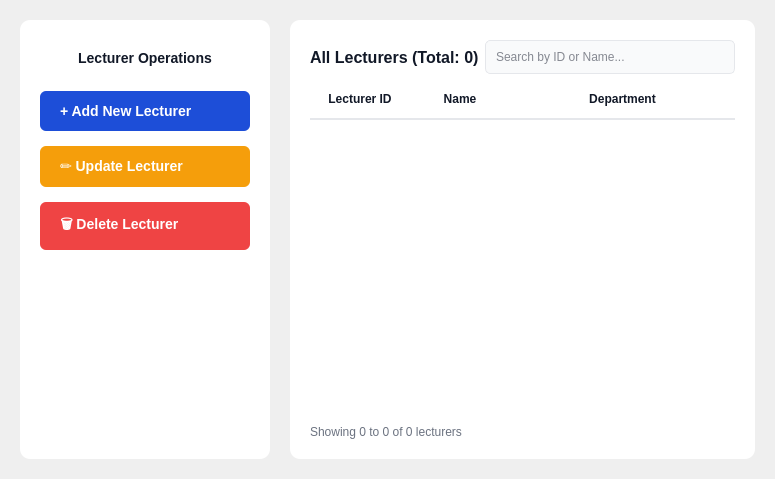
   <widget class="QWidget" name="LecturerPage">
    <property name="styleSheet">
     <string>QWidget#LecturerPage { background-color: #f5f7fb; }</string>
    </property>
    <layout class="QHBoxLayout" name="horizontalLayout_Main_Lecturers">
     <property name="spacing">
      <number>20</number>
     </property>
     <property name="leftMargin">
      <number>20</number>
     </property>
     <property name="topMargin">
      <number>20</number>
     </property>
     <property name="rightMargin">
      <number>20</number>
     </property>
     <property name="bottomMargin">
      <number>20</number>
     </property>
     <item>
      <widget class="QFrame" name="frame_Operations_Lecturer">
       <property name="minimumSize">
        <size>
         <width>250</width>
         <height>0</height>
        </size>
       </property>
       <property name="maximumSize">
        <size>
         <width>250</width>
         <height>16777215</height>
        </size>
       </property>
       <property name="styleSheet">
        <string>
         QFrame#frame_Operations_Lecturer {
             background-color: white;
             border-radius: 10px;
         }
         QPushButton {
             color: white;
             font-weight: bold;
             font-size: 14px;
             border-radius: 6px;
             padding: 12px;
             text-align: left;
             padding-left: 20px;
         }
         QPushButton#btn_addLecturer { background-color: #1d4ed8; }
         QPushButton#btn_addLecturer:hover { background-color: #1e40af; }
         
         QPushButton#btn_updateLecturer { background-color: #f59e0b; }
         QPushButton#btn_updateLecturer:hover { background-color: #d97706; }
         
         QPushButton#btn_deleteLecturer { background-color: #ef4444; }
         QPushButton#btn_deleteLecturer:hover { background-color: #dc2626; }
        </string>
       </property>
       <layout class="QVBoxLayout" name="verticalLayout_Ops_Lec">
        <property name="spacing">
         <number>15</number>
        </property>
        <property name="leftMargin">
         <number>20</number>
        </property>
        <property name="topMargin">
         <number>30</number>
        </property>
        <property name="rightMargin">
         <number>20</number>
        </property>
        <item>
         <widget class="QLabel" name="label_OpsTitle_Lec">
          <property name="styleSheet">
           <string>font-weight: bold; font-size: 14px; color: #111827;</string>
          </property>
          <property name="text">
           <string>Lecturer Operations</string>
          </property>
          <property name="alignment">
           <set>Qt::AlignmentFlag::AlignCenter</set>
          </property>
         </widget>
        </item>
        <item>
         <spacer name="verticalSpacer_small_lec">
          <property name="orientation">
           <enum>Qt::Orientation::Vertical</enum>
          </property>
          <property name="sizeHint" stdset="0">
           <size>
            <width>20</width>
            <height>10</height>
           </size>
          </property>
         </spacer>
        </item>
        <item>
         <widget class="QPushButton" name="btn_addLecturer">
          <property name="text">
           <string>+ Add New Lecturer</string>
          </property>
         </widget>
        </item>
        <item>
         <widget class="QPushButton" name="btn_updateLecturer">
          <property name="text">
           <string>✏️ Update Lecturer</string>
          </property>
         </widget>
        </item>
        <item>
         <widget class="QPushButton" name="btn_deleteLecturer">
          <property name="text">
           <string>🗑️ Delete Lecturer</string>
          </property>
         </widget>
        </item>
        <item>
         <spacer name="verticalSpacer_large_lec">
          <property name="orientation">
           <enum>Qt::Orientation::Vertical</enum>
          </property>
          <property name="sizeHint" stdset="0">
           <size>
            <width>20</width>
            <height>200</height>
           </size>
          </property>
         </spacer>
        </item>
       </layout>
      </widget>
     </item>
     <item>
      <widget class="QFrame" name="frame_Data_Lecturer">
       <property name="styleSheet">
        <string>
         QFrame#frame_Data_Lecturer {
             background-color: white;
             border-radius: 10px;
         }
         QLineEdit {
             padding: 8px;
             border: 1px solid #e5e7eb;
             border-radius: 5px;
             background-color: #f9fafb;
             color: #111827;
         }
        </string>
       </property>
       <layout class="QVBoxLayout" name="verticalLayout_Data_Lec">
        <property name="leftMargin">
         <number>20</number>
        </property>
        <property name="topMargin">
         <number>20</number>
        </property>
        <property name="rightMargin">
         <number>20</number>
        </property>
        <property name="bottomMargin">
         <number>20</number>
        </property>
        <item>
         <layout class="QHBoxLayout" name="horizontalLayout_TopBar_Lec">
          <item>
           <widget class="QLabel" name="label_LecTableTitle">
            <property name="styleSheet">
             <string>font-weight: bold; font-size: 16px; color: #111827;</string>
            </property>
            <property name="text">
             <string>All Lecturers (Total: 0)</string>
            </property>
           </widget>
          </item>
          <item>
           <spacer name="horizontalSpacer_TitleSearch_Lec">
            <property name="orientation">
             <enum>Qt::Orientation::Horizontal</enum>
            </property>
            <property name="sizeHint" stdset="0">
             <size>
              <width>0</width>
              <height>0</height>
             </size>
            </property>
           </spacer>
          </item>
          <item>
           <widget class="QLineEdit" name="lineEdit_SearchLec">
            <property name="minimumSize">
             <size>
              <width>250</width>
              <height>0</height>
             </size>
            </property>
            <property name="placeholderText">
             <string>Search by ID or Name...</string>
            </property>
           </widget>
          </item>
         </layout>
        </item>
        <item>
         <widget class="QTableWidget" name="lecturersTable">
          <property name="styleSheet">
           <string>
            QTableWidget {
                background-color: white;
                color: #374151;
                border: none;
                gridline-color: #f3f4f6;
                font-size: 13px;
            }
            QTableWidget::viewport {
                background-color: white;
            }
            QHeaderView::section {
                background-color: white;
                color: #111827;
                font-weight: bold;
                padding: 10px;
                border: none;
                border-bottom: 2px solid #e5e7eb;
            }
            QTableWidget::item {
                padding: 5px;
                border-bottom: 1px solid #f3f4f6;
                background-color: white;
                color: #111827;
            }
            QTableWidget::item:selected {
                background-color: #eff6ff;
                color: #1d4ed8;
            }
           </string>
          </property>
          <property name="selectionBehavior">
           <enum>QAbstractItemView::SelectionBehavior::SelectRows</enum>
          </property>
          <property name="showGrid">
           <bool>false</bool>
          </property>
          <attribute name="horizontalHeaderStretchLastSection">
           <bool>true</bool>
          </attribute>
          <attribute name="verticalHeaderVisible">
           <bool>false</bool>
          </attribute>
          <column>
           <property name="text">
            <string>Lecturer ID</string>
           </property>
          </column>
          <column>
           <property name="text">
            <string>Name</string>
           </property>
          </column>
          <column>
           <property name="text">
            <string>Department</string>
           </property>
          </column>
         </widget>
        </item>
        <item>
         <layout class="QHBoxLayout" name="horizontalLayout_BottomBar_Lec">
          <item>
           <widget class="QLabel" name="label_ShowingLec">
            <property name="styleSheet">
             <string>color: #6b7280; font-size: 12px;</string>
            </property>
            <property name="text">
             <string>Showing 0 to 0 of 0 lecturers</string>
            </property>
           </widget>
          </item>
          <item>
           <spacer name="horizontalSpacer_Pagination_Lec">
            <property name="orientation">
             <enum>Qt::Orientation::Horizontal</enum>
            </property>
            <property name="sizeHint" stdset="0">
             <size>
              <width>0</width>
              <height>0</height>
             </size>
            </property>
           </spacer>
          </item>
         </layout>
        </item>
       </layout>
      </widget>
     </item>
    </layout>
   </widget>
